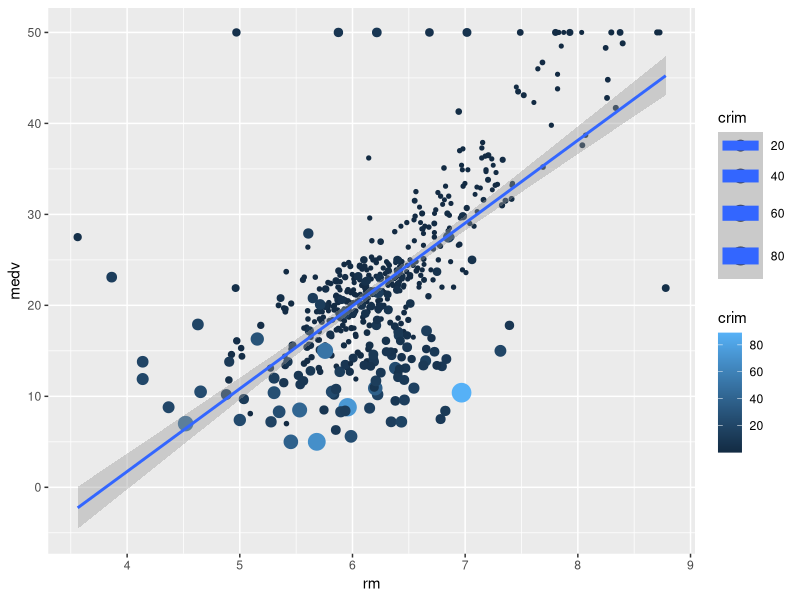
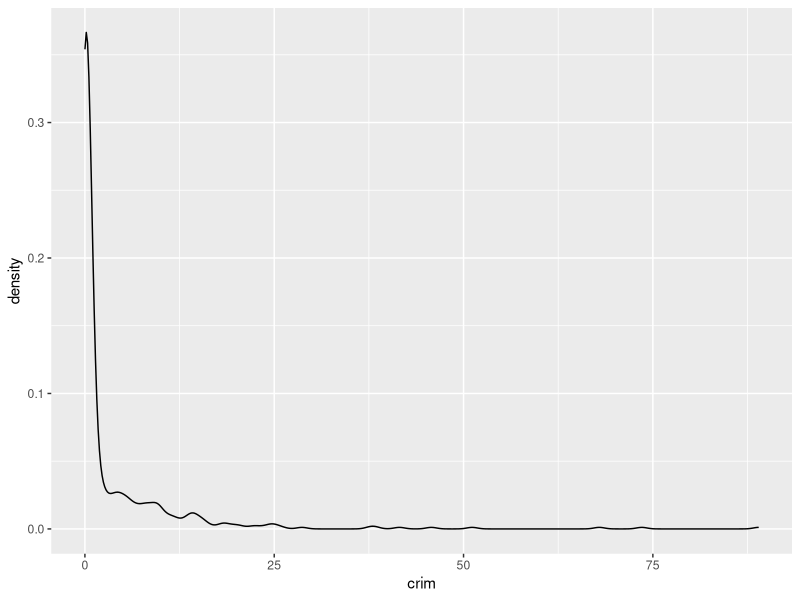
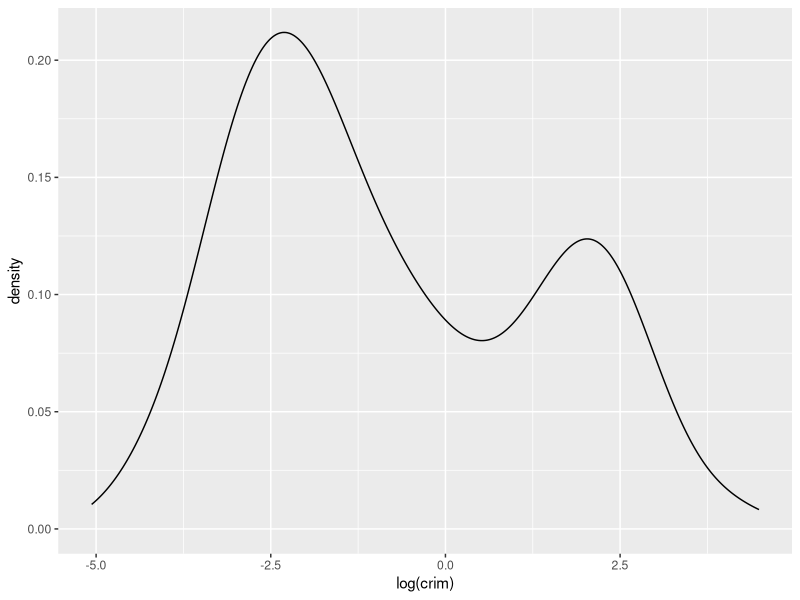
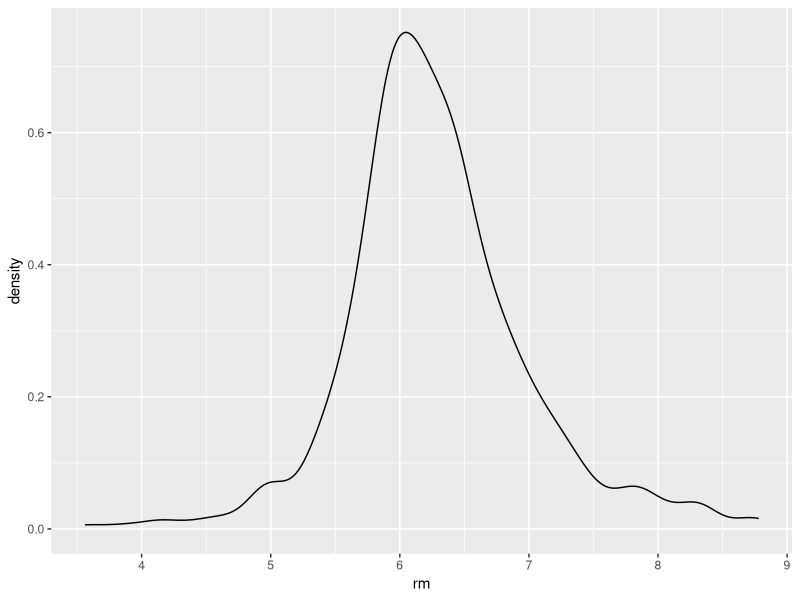

The R source for these figures, in order:
library(MASS)
library(tidyverse)

boston <- as.data.frame(Boston)

boston %>% 
  ggplot(aes(rm, medv, color=crim, size=crim)) +
  geom_point() +
  geom_smooth(method = "lm")

basic.model <- lm(data = boston, medv ~ rm)

summary(basic.model)

boston %>% 
  ggplot(aes(crim)) +
  geom_density() 

boston %>% 
  ggplot(aes(log(crim))) +
  geom_density() 

boston %>% 
  ggplot(aes(rm)) +
  geom_density() 

log.model <- lm(data=boston, medv ~ rm + log(crim))

summary(log.model)
